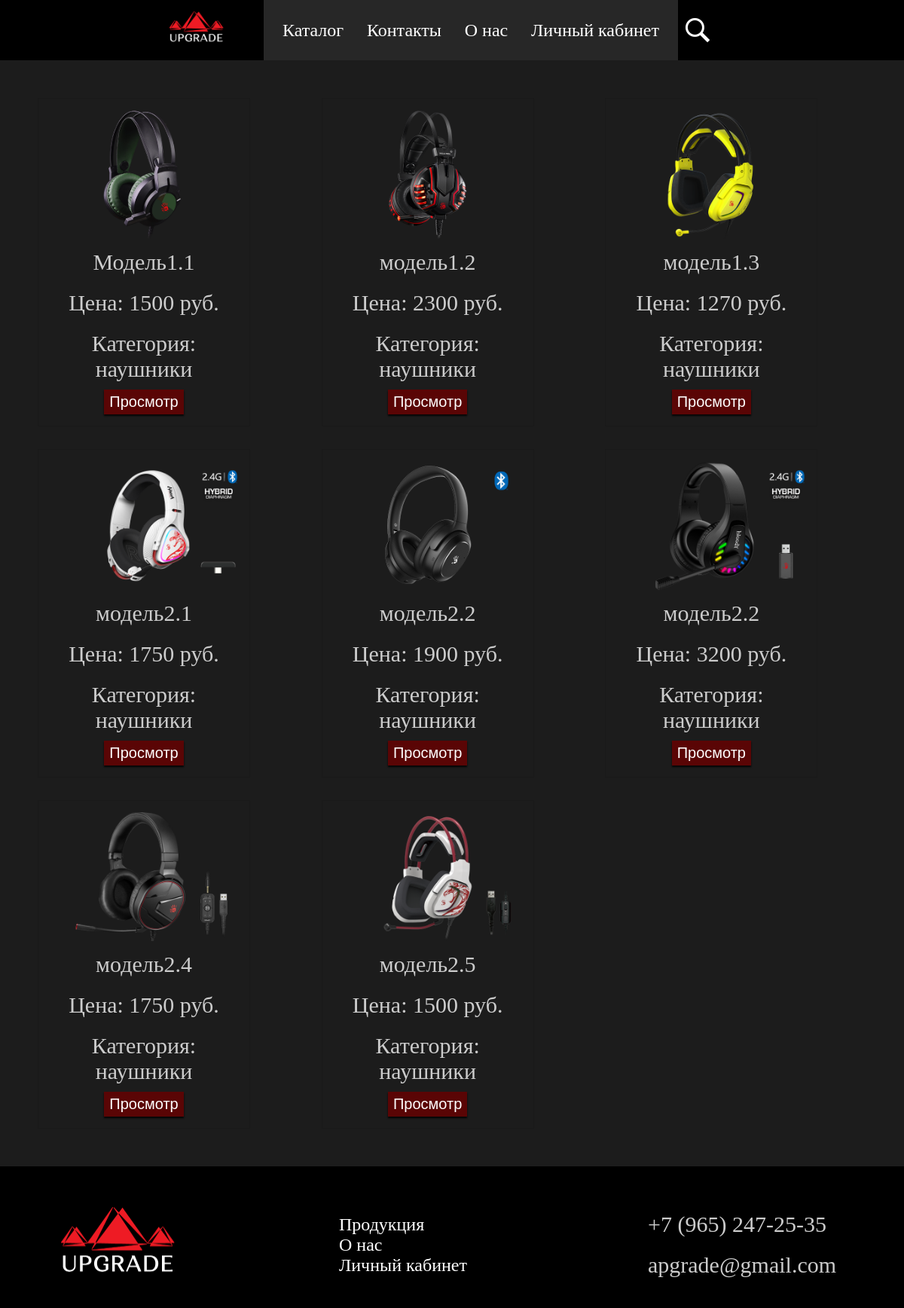
/headphones.php, run on the app's committed database.
### tables this page shows
CREATE TABLE `tovar` (
  `id` int NOT NULL,
  `full_name` varchar(255) NOT NULL,
  `opisanie` varchar(255) NOT NULL,
  `price` varchar(255) NOT NULL,
  `image` varchar(500) NOT NULL,
  `category` varchar(100) NOT NULL
);

### headphones.php (the view, shortened to what this page needs)
<?php
$query = "SELECT * FROM tovar";
$result = mysqli_query($db, $query);
?>
<!DOCTYPE html>
<html lang="en">
<head>
    <link rel="stylesheet" type="text/css" href="style.css">
</head>
<body>
    <header>
        <div class="logo">
            <a href="index.html"> <img src="img/logo.png"></a>
        </div>
        <nav class="menu">
            <a href="katalog.html">Каталог</a>
            <a href="kontact.html">Контакты</a>
            <a href="about.html">О нас</a>
            <a href="">Личный кабинет</a>
        </nav>
        <button class="btn_1">
        </button>
    </header>
    <div class="container_4">
        <?php
        $count = 1;
        while ($row = mysqli_fetch_assoc($result)) {
            if ($row['category'] == 'мыши' || $row['category'] == 'микрофоны' || $row['category'] == 'клавиатуры') {
              continue;
          }
            echo '<div class="support_4">';
            echo '<div class="product">';
            echo '<form id="form_k_tovar_' . $count . '" method="post" enctype="multipart/form-data">';
            echo '<img src="adminka/images/' . $row['image'] . '" alt="' . $row['full_name'] . '" style="">';
            echo '<p>' . $row['opisanie'] . '</p>';
            echo '<p>Цена: ' . $row['price'] . ' руб.</p>';
            echo '<p>Категория: ' . $row['category'] . '</p>';
            echo '<button type="button" class="show">Просмотр</button>';
            echo '</form>';
            echo '</div>';
            echo '</div>';
            $count++;
        }
        ?>
    </div>
    <footer>
         <div class="support_2">
            <a href="index.html"> <img src="img/logo.png"></a>
         </div>
         <div class="support_2">
            <a href="katalog.html">Продукция</a><br>
            <a href="about.html">О нас</a><br>
            <a href="">Личный кабинет</a>
         </div>
         <div class="support_2">
            <p>+7 (965) 247-25-35</p>
            <p>apgrade@gmail.com</p>
         </div>
    </footer>
</body>
</html>

### style.css (style rules this page uses)
* { margin: 0; padding: 0; }
header { width: 100%; height: 80px; background: black; display: flex; align-items: center; justify-content: center; }
header, a { color: white; font-weight: bold; font-size: 18px; text-decoration: none; }
header, a:hover { color: rgb(173, 173, 173); }
.menu { display: flex; justify-content: space-between; align-items: center; width: 500px; padding: 0 25px 0 25px; background: rgb(39, 39, 39); margin: 0; height: 80px; }
.logo { width: 140px; }
.logo img { width: 100px; }
.btn_1 { width: 80px; border: none; background: none; background-image: url(img/search1.png); background-size: 40%; background-repeat: no-repeat; padding: 10px 10px 23px 10px; margin-left: 10px; }
.inform, h1, p { color: white; }
.inform, p { font-size: 34px; }
.container_2, .support_1, p { color: rgb(204, 204, 204); font-size: 24px; }
.support_1, p { padding: 10px 10px 10px 10px; }
footer { color: white; display: flex; justify-content: space-around; align-items: center; background-color: black; padding: 50px 0 30px 0; }
.support_2 { width: 300px; }
.support_2 img { width: 70%; }
footer, a { font-weight: lighter; font-size: 24px; }
.sup_1, p { font-size: 30px; }
.container_4 { display: grid; grid-template-columns: repeat(auto-fill, minmax(300px, 1fr)); grid-template-rows: auto; padding: 50px; background-color: rgba(0, 0, 0, 0.89); gap: 30px; }
.support_4 { width: 250px; text-align: center; padding: 15px; border: 1px solid rgba(0, 0, 0, 0.1); }
.support_4 img { width: 100%; }
.support_4 button { background-color: rgb(90, 5, 5); padding: 5px 7px 5px 7px; border: none; box-shadow: rgba(0, 0, 0, 0.87) 0px 2px 2px 0px; color: white; font-size: 20px; }

### data on the page
tovar: image (picture), opisanie "Модель1.1", price "1500", category "наушники"
tovar: image (picture), opisanie "модель1.2", price "2300", category "наушники"
tovar: image (picture), opisanie "модель1.3", price "1270", category "наушники"
tovar: image (picture), opisanie "модель2.1", price "1750", category "наушники"
tovar: image (picture), opisanie "модель2.2", price "1900", category "наушники"
tovar: image (picture), opisanie "модель2.2", price "3200", category "наушники"
tovar: image (picture), opisanie "модель2.4", price "1750", category "наушники"
tovar: image (picture), opisanie "модель2.5", price "1500", category "наушники"
